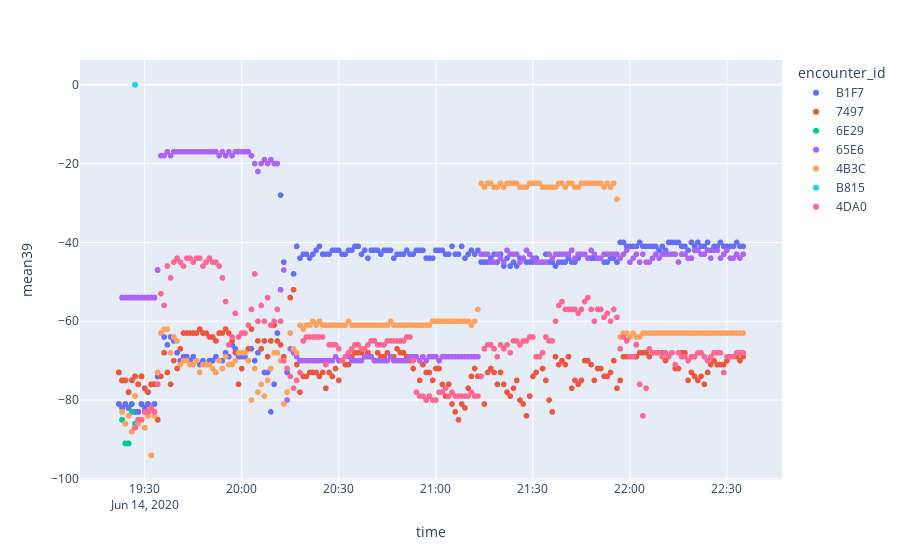
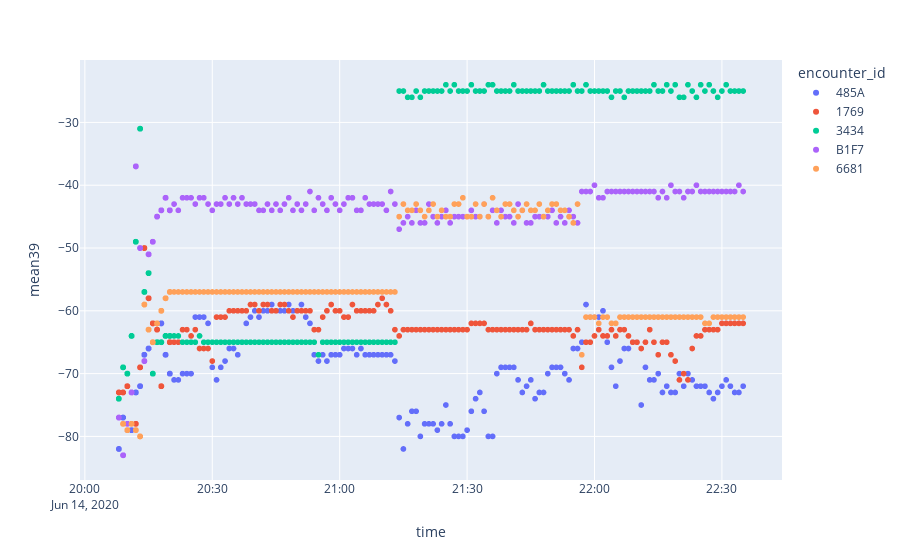
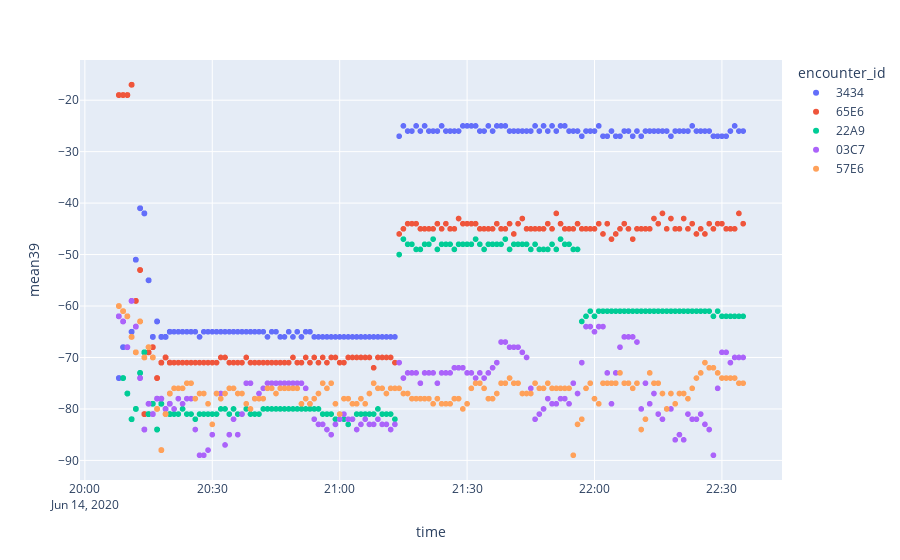
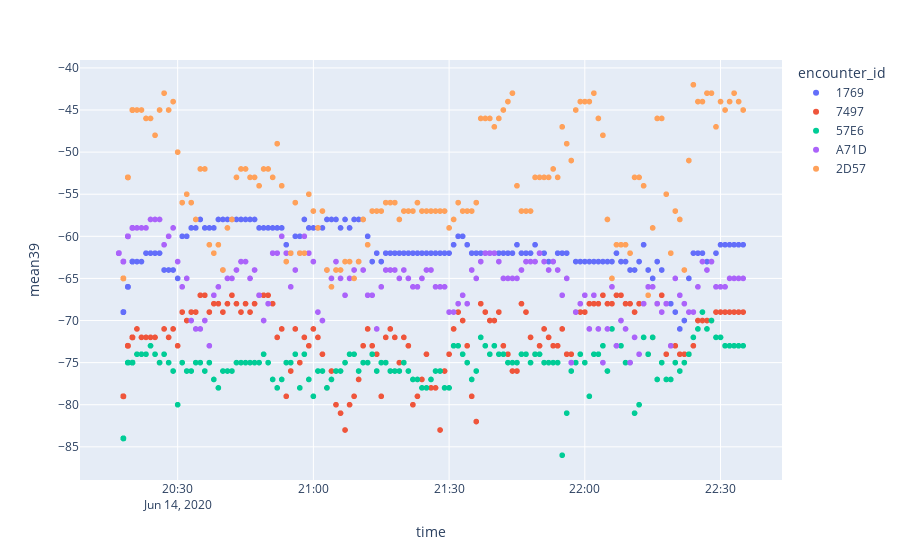

Write notebook code for charts like these, in order.
### Code cell
for file in files[:-1]:
    print(file)
    df = pd.read_csv(file)
    # df.drop((df[df[' epoch_time']<3]).index, inplace=True)
    df['# time'] = pd.to_datetime(df['# time'])
    df.rename(columns=lambda x: x[1:].strip() if x.startswith("#") else x.strip(), inplace=True)
        # cleanup whitespaces in data
    df = df.applymap(lambda x: x.strip() if type(x)==str else x)

    t3 = pd.to_datetime('2020-06-14 18:00:00')
    df.drop((df[df['time']<t3]).index, inplace=True)



    fig = px.scatter(df, x="time", y="mean39", color="encounter_id")
    for trace in fig.data:
        trace.name = trace.name[:4]
        trace.y = -trace.y
    fig.show()

### Figure 1 — Plotly figure (JSON) as saved in the notebook; plotly's stock layout.template omitted (floating-point values rounded to 4 significant figures; data arrays with more than 128 entries replaced by an {"elided": "..."} marker saying what was removed)
{"data": [{"hovertemplate": "encounter_id=B1F7C65C8C8F4B3F1CE833DA3F912C7E1F14BB0E27C4252A3AAE95C19D86B70E<br>time=%{x}<br>mean39=%{y}<extra></extra>", "legendgroup": "B1F7C65C8C8F4B3F1CE833DA3F912C7E1F14BB0E27C4252A3AAE95C19D86B70E", "marker": {"color": "#636efa", "symbol": "circle"}, "mode": "markers", "name": "B1F7", "showlegend": true, "type": "scattergl", "x": {"elided": "351 str values"}, "xaxis": "x", "y": {"elided": "351 int values"}, "yaxis": "y"}, {"hovertemplate": "encounter_id=74972B1E1B21DC64DC0573EF71620B205FC211DDAF9E5B55E227AA9772305C3E<br>time=%{x}<br>mean39=%{y}<extra></extra>", "legendgroup": "74972B1E1B21DC64DC0573EF71620B205FC211DDAF9E5B55E227AA9772305C3E", "marker": {"color": "#EF553B", "symbol": "circle"}, "mode": "markers", "name": "7497", "showlegend": true, "type": "scattergl", "x": {"elided": "350 str values"}, "xaxis": "x", "y": {"elided": "350 int values"}, "yaxis": "y"}, {"hovertemplate": "encounter_id=6E2909E1C96E78FF4759BC7DA011AC692316F5179047A5A60C88AC5C3B8B7B0D<br>time=%{x}<br>mean39=%{y}<extra></extra>", "legendgroup": "6E2909E1C96E78FF4759BC7DA011AC692316F5179047A5A60C88AC5C3B8B7B0D", "marker": {"color": "#00cc96", "symbol": "circle"}, "mode": "markers", "name": "6E29", "showlegend": true, "type": "scattergl", "x": ["2020-06-14T19:23:00", "2020-06-14T19:24:00", "2020-06-14T19:25:00", "2020-06-14T19:26:00", "2020-06-14T19:27:00", "2020-06-14T19:23:00", "2020-06-14T19:24:00", "2020-06-14T19:25:00", "2020-06-14T19:26:00", "2020-06-14T19:27:00", "2020-06-14T19:23:00", "2020-06-14T19:24:00", "2020-06-14T19:25:00", "2020-06-14T19:26:00", "2020-06-14T19:27:00", "2020-06-14T19:23:00", "2020-06-14T19:24:00", "2020-06-14T19:25:00", "2020-06-14T19:26:00", "2020-06-14T19:27:00", "2020-06-14T19:23:00", "2020-06-14T19:24:00", "2020-06-14T19:25:00", "2020-06-14T19:26:00", "2020-06-14T19:27:00", "2020-06-14T19:23:00", "2020-06-14T19:24:00", "2020-06-14T19:25:00", "2020-06-14T19:26:00", "2020-06-14T19:27:00", "2020-06-14T19:23:00", "2020-06-14T19:24:00", "2020-06-14T19:25:00", "2020-06-14T19:26:00", "2020-06-14T19:27:00", "2020-06-14T19:23:00", "2020-06-14T19:24:00", "2020-06-14T19:25:00", "2020-06-14T19:26:00", "2020-06-14T19:27:00", "2020-06-14T19:23:00", "2020-06-14T19:24:00", "2020-06-14T19:25:00", "2020-06-14T19:26:00", "2020-06-14T19:27:00", "2020-06-14T19:23:00", "2020-06-14T19:24:00", "2020-06-14T19:25:00", "2020-06-14T19:26:00", "2020-06-14T19:27:00", "2020-06-14T19:23:00", "2020-06-14T19:24:00", "2020-06-14T19:25:00", "2020-06-14T19:26:00", "2020-06-14T19:27:00", "2020-06-14T19:23:00", "2020-06-14T19:24:00", "2020-06-14T19:25:00", "2020-06-14T19:26:00", "2020-06-14T19:27:00", "2020-06-14T19:23:00", "2020-06-14T19:24:00", "2020-06-14T19:25:00", "2020-06-14T19:26:00", "2020-06-14T19:27:00"], "xaxis": "x", "y": [-85, -91, -91, -83, -86, -85, -91, -91, -83, -86, -85, -91, -91, -83, -86, -85, -91, -91, -83, -86, -85, -91, -91, -83, -86, -85, -91, -91, -83, -86, -85, -91, -91, -83, -86, -85, -91, -91, -83, -86, -85, -91, -91, -83, -86, -85, -91, -91, -83, -86, -85, -91, -91, -83, -86, -85, -91, -91, -83, -86, -85, -91, -91, -83, -86], "yaxis": "y"}, {"hovertemplate": "encounter_id=65E6B8FDDED06244A1934443D088CC7EB1561675484DD85A88AEB1CB28C8B008<br>time=%{x}<br>mean39=%{y}<extra></extra>", "legendgroup": "65E6B8FDDED06244A1934443D088CC7EB1561675484DD85A88AEB1CB28C8B008", "marker": {"color": "#ab63fa", "symbol": "circle"}, "mode": "markers", "name": "65E6", "showlegend": true, "type": "scattergl", "x": {"elided": "337 str values"}, "xaxis": "x", "y": {"elided": "337 int values"}, "yaxis": "y"}, {"hovertemplate": "encounter_id=4B3CCE1AE7426014CDA00E27BB98A91873D5D5A31B33BEAADF43214336F55848<br>time=%{x}<br>mean39=%{y}<extra></extra>", "legendgroup": "4B3CCE1AE7426014CDA00E27BB98A91873D5D5A31B33BEAADF43214336F55848", "marker": {"color": "#FFA15A", "symbol": "circle"}, "mode": "markers", "name": "4B3C", "showlegend": true, "type": "scattergl", "x": {"elided": "337 str values"}, "xaxis": "x", "y": {"elided": "337 int values"}, "yaxis": "y"}, {"hovertemplate": "encounter_id=B8156AF4A31FDFCBDC7D49D10A9B446B00000000000000000000000000000000<br>time=%{x}<br>mean39=%{y}<extra></extra>", "legendgroup": "B8156AF4A31FDFCBDC7D49D10A9B446B00000000000000000000000000000000", "marker": {"color": "#19d3f3", "symbol": "circle"}, "mode": "markers", "name": "B815", "showlegend": true, "type": "scattergl", "x": ["2020-06-14T19:27:00", "2020-06-14T19:27:00", "2020-06-14T19:27:00", "2020-06-14T19:27:00", "2020-06-14T19:27:00", "2020-06-14T19:27:00", "2020-06-14T19:27:00", "2020-06-14T19:27:00", "2020-06-14T19:27:00", "2020-06-14T19:27:00", "2020-06-14T19:27:00", "2020-06-14T19:27:00", "2020-06-14T19:27:00"], "xaxis": "x", "y": [0, 0, 0, 0, 0, 0, 0, 0, 0, 0, 0, 0, 0], "yaxis": "y"}, {"hovertemplate": "encounter_id=4DA0EDFBDB272A239664AFC65DFB357F84A9D2681616DC073C2AE4D312F3206D<br>time=%{x}<br>mean39=%{y}<extra></extra>", "legendgroup": "4DA0EDFBDB272A239664AFC65DFB357F84A9D2681616DC073C2AE4D312F3206D", "marker": {"color": "#FF6692", "symbol": "circle"}, "mode": "markers", "name": "4DA0", "showlegend": true, "type": "scattergl", "x": {"elided": "285 str values"}, "xaxis": "x", "y": {"elided": "285 int values"}, "yaxis": "y"}], "layout": {"legend": {"title": {"text": "encounter_id"}, "tracegroupgap": 0}, "margin": {"t": 60}, "xaxis": {"anchor": "y", "domain": [0, 1], "title": {"text": "time"}}, "yaxis": {"anchor": "x", "domain": [0, 1], "title": {"text": "mean39"}}}}

### Figure 2 — Plotly figure (JSON) as saved in the notebook; plotly's stock layout.template omitted (floating-point values rounded to 4 significant figures; data arrays with more than 128 entries replaced by an {"elided": "..."} marker saying what was removed)
{"data": [{"hovertemplate": "encounter_id=485ABFF5142E50B3B044738F3527C8F25979DABBD0DCBF549666373FB195452D<br>time=%{x}<br>mean39=%{y}<extra></extra>", "legendgroup": "485ABFF5142E50B3B044738F3527C8F25979DABBD0DCBF549666373FB195452D", "marker": {"color": "#636efa", "symbol": "circle"}, "mode": "markers", "name": "485A", "showlegend": true, "type": "scattergl", "x": {"elided": "351 str values"}, "xaxis": "x", "y": {"elided": "351 int values"}, "yaxis": "y"}, {"hovertemplate": "encounter_id=1769A99EF1037F4FBD5C37916F71D6DDB098A157A0D9B02F197BE854B535CD6E<br>time=%{x}<br>mean39=%{y}<extra></extra>", "legendgroup": "1769A99EF1037F4FBD5C37916F71D6DDB098A157A0D9B02F197BE854B535CD6E", "marker": {"color": "#EF553B", "symbol": "circle"}, "mode": "markers", "name": "1769", "showlegend": true, "type": "scattergl", "x": {"elided": "351 str values"}, "xaxis": "x", "y": {"elided": "351 int values"}, "yaxis": "y"}, {"hovertemplate": "encounter_id=343410F276CB6A2521D9FE03E8AC56999CA1047DFDFF518CF869CF8F467CA84E<br>time=%{x}<br>mean39=%{y}<extra></extra>", "legendgroup": "343410F276CB6A2521D9FE03E8AC56999CA1047DFDFF518CF869CF8F467CA84E", "marker": {"color": "#00cc96", "symbol": "circle"}, "mode": "markers", "name": "3434", "showlegend": true, "type": "scattergl", "x": {"elided": "351 str values"}, "xaxis": "x", "y": {"elided": "351 int values"}, "yaxis": "y"}, {"hovertemplate": "encounter_id=B1F7C65C8C8F4B3F1CE833DA3F912C7E1F14BB0E27C4252A3AAE95C19D86B70E<br>time=%{x}<br>mean39=%{y}<extra></extra>", "legendgroup": "B1F7C65C8C8F4B3F1CE833DA3F912C7E1F14BB0E27C4252A3AAE95C19D86B70E", "marker": {"color": "#ab63fa", "symbol": "circle"}, "mode": "markers", "name": "B1F7", "showlegend": true, "type": "scattergl", "x": {"elided": "350 str values"}, "xaxis": "x", "y": {"elided": "350 int values"}, "yaxis": "y"}, {"hovertemplate": "encounter_id=6681DC25DD56D6211911318B1BFFBE47589D08745E82D978F736B6D551A2994E<br>time=%{x}<br>mean39=%{y}<extra></extra>", "legendgroup": "6681DC25DD56D6211911318B1BFFBE47589D08745E82D978F736B6D551A2994E", "marker": {"color": "#FFA15A", "symbol": "circle"}, "mode": "markers", "name": "6681", "showlegend": true, "type": "scattergl", "x": {"elided": "334 str values"}, "xaxis": "x", "y": {"elided": "334 int values"}, "yaxis": "y"}], "layout": {"legend": {"title": {"text": "encounter_id"}, "tracegroupgap": 0}, "margin": {"t": 60}, "xaxis": {"anchor": "y", "domain": [0, 1], "title": {"text": "time"}}, "yaxis": {"anchor": "x", "domain": [0, 1], "title": {"text": "mean39"}}}}

### Figure 3 — Plotly figure (JSON) as saved in the notebook; plotly's stock layout.template omitted (floating-point values rounded to 4 significant figures; data arrays with more than 128 entries replaced by an {"elided": "..."} marker saying what was removed)
{"data": [{"hovertemplate": "encounter_id=343410F276CB6A2521D9FE03E8AC56999CA1047DFDFF518CF869CF8F467CA84E<br>time=%{x}<br>mean39=%{y}<extra></extra>", "legendgroup": "343410F276CB6A2521D9FE03E8AC56999CA1047DFDFF518CF869CF8F467CA84E", "marker": {"color": "#636efa", "symbol": "circle"}, "mode": "markers", "name": "3434", "showlegend": true, "type": "scattergl", "x": {"elided": "352 str values"}, "xaxis": "x", "y": {"elided": "352 int values"}, "yaxis": "y"}, {"hovertemplate": "encounter_id=65E6B8FDDED06244A1934443D088CC7EB1561675484DD85A88AEB1CB28C8B008<br>time=%{x}<br>mean39=%{y}<extra></extra>", "legendgroup": "65E6B8FDDED06244A1934443D088CC7EB1561675484DD85A88AEB1CB28C8B008", "marker": {"color": "#EF553B", "symbol": "circle"}, "mode": "markers", "name": "65E6", "showlegend": true, "type": "scattergl", "x": {"elided": "351 str values"}, "xaxis": "x", "y": {"elided": "351 int values"}, "yaxis": "y"}, {"hovertemplate": "encounter_id=22A951E467D53758F4A83CCEA70BDD92AD702141BF77F403BED2CEDBD7091E20<br>time=%{x}<br>mean39=%{y}<extra></extra>", "legendgroup": "22A951E467D53758F4A83CCEA70BDD92AD702141BF77F403BED2CEDBD7091E20", "marker": {"color": "#00cc96", "symbol": "circle"}, "mode": "markers", "name": "22A9", "showlegend": true, "type": "scattergl", "x": {"elided": "335 str values"}, "xaxis": "x", "y": {"elided": "335 int values"}, "yaxis": "y"}, {"hovertemplate": "encounter_id=03C7DDBC57783EDC5B056B28F6205F3A1F9E87D4ED78BED824304F0ACD419E34<br>time=%{x}<br>mean39=%{y}<extra></extra>", "legendgroup": "03C7DDBC57783EDC5B056B28F6205F3A1F9E87D4ED78BED824304F0ACD419E34", "marker": {"color": "#ab63fa", "symbol": "circle"}, "mode": "markers", "name": "03C7", "showlegend": true, "type": "scattergl", "x": {"elided": "351 str values"}, "xaxis": "x", "y": {"elided": "351 int values"}, "yaxis": "y"}, {"hovertemplate": "encounter_id=57E6E82E70B71F4358AF521A0F55FD52191CD439F9E5A8F88CC7FD3797798868<br>time=%{x}<br>mean39=%{y}<extra></extra>", "legendgroup": "57E6E82E70B71F4358AF521A0F55FD52191CD439F9E5A8F88CC7FD3797798868", "marker": {"color": "#FFA15A", "symbol": "circle"}, "mode": "markers", "name": "57E6", "showlegend": true, "type": "scattergl", "x": {"elided": "351 str values"}, "xaxis": "x", "y": {"elided": "351 int values"}, "yaxis": "y"}], "layout": {"legend": {"title": {"text": "encounter_id"}, "tracegroupgap": 0}, "margin": {"t": 60}, "xaxis": {"anchor": "y", "domain": [0, 1], "title": {"text": "time"}}, "yaxis": {"anchor": "x", "domain": [0, 1], "title": {"text": "mean39"}}}}

### Figure 4 — Plotly figure (JSON) as saved in the notebook; plotly's stock layout.template omitted (floating-point values rounded to 4 significant figures; data arrays with more than 128 entries replaced by an {"elided": "..."} marker saying what was removed)
{"data": [{"hovertemplate": "encounter_id=1769A99EF1037F4FBD5C37916F71D6DDB098A157A0D9B02F197BE854B535CD6E<br>time=%{x}<br>mean39=%{y}<extra></extra>", "legendgroup": "1769A99EF1037F4FBD5C37916F71D6DDB098A157A0D9B02F197BE854B535CD6E", "marker": {"color": "#636efa", "symbol": "circle"}, "mode": "markers", "name": "1769", "showlegend": true, "type": "scattergl", "x": {"elided": "335 str values"}, "xaxis": "x", "y": {"elided": "335 int values"}, "yaxis": "y"}, {"hovertemplate": "encounter_id=74972B1E1B21DC64DC0573EF71620B205FC211DDAF9E5B55E227AA9772305C3E<br>time=%{x}<br>mean39=%{y}<extra></extra>", "legendgroup": "74972B1E1B21DC64DC0573EF71620B205FC211DDAF9E5B55E227AA9772305C3E", "marker": {"color": "#EF553B", "symbol": "circle"}, "mode": "markers", "name": "7497", "showlegend": true, "type": "scattergl", "x": {"elided": "335 str values"}, "xaxis": "x", "y": {"elided": "335 int values"}, "yaxis": "y"}, {"hovertemplate": "encounter_id=57E6E82E70B71F4358AF521A0F55FD52191CD439F9E5A8F88CC7FD3797798868<br>time=%{x}<br>mean39=%{y}<extra></extra>", "legendgroup": "57E6E82E70B71F4358AF521A0F55FD52191CD439F9E5A8F88CC7FD3797798868", "marker": {"color": "#00cc96", "symbol": "circle"}, "mode": "markers", "name": "57E6", "showlegend": true, "type": "scattergl", "x": {"elided": "334 str values"}, "xaxis": "x", "y": {"elided": "334 int values"}, "yaxis": "y"}, {"hovertemplate": "encounter_id=A71DE62A10F0BC5BD2562D2C532F78E0D274A3FA095A8E1F31EA0B8F07D7B76F<br>time=%{x}<br>mean39=%{y}<extra></extra>", "legendgroup": "A71DE62A10F0BC5BD2562D2C532F78E0D274A3FA095A8E1F31EA0B8F07D7B76F", "marker": {"color": "#ab63fa", "symbol": "circle"}, "mode": "markers", "name": "A71D", "showlegend": true, "type": "scattergl", "x": {"elided": "400 str values"}, "xaxis": "x", "y": {"elided": "400 int values"}, "yaxis": "y"}, {"hovertemplate": "encounter_id=2D5735AD335368F491B90F942B4B358A17AAEDC1EC4512CF0D275C6B36A77634<br>time=%{x}<br>mean39=%{y}<extra></extra>", "legendgroup": "2D5735AD335368F491B90F942B4B358A17AAEDC1EC4512CF0D275C6B36A77634", "marker": {"color": "#FFA15A", "symbol": "circle"}, "mode": "markers", "name": "2D57", "showlegend": true, "type": "scattergl", "x": {"elided": "334 str values"}, "xaxis": "x", "y": {"elided": "334 int values"}, "yaxis": "y"}], "layout": {"legend": {"title": {"text": "encounter_id"}, "tracegroupgap": 0}, "margin": {"t": 60}, "xaxis": {"anchor": "y", "domain": [0, 1], "title": {"text": "time"}}, "yaxis": {"anchor": "x", "domain": [0, 1], "title": {"text": "mean39"}}}}
